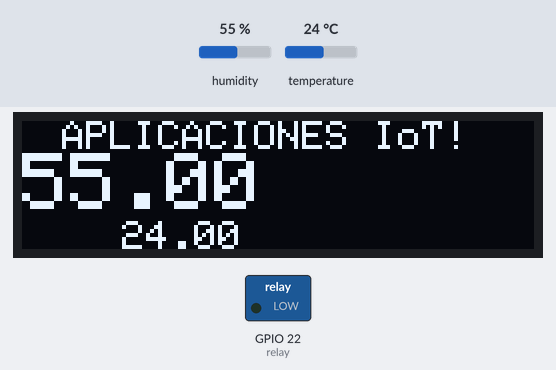
A sketch run on a simulated ESP32. On the bench: 128×32 one-colour display, switched loads named in the sketch (green lamp = pin HIGH). The test bench sets the inputs (shaded band); at power-on: humidity 55 %, temperature 24 °C. WiFi joins after 1.5 s; servers stay silent unless stated; what the sketch prints to the serial monitor is not drawn.

Above: at 6.6 s.
6.7 s: humidity set to 22 %
At 13.5 s:
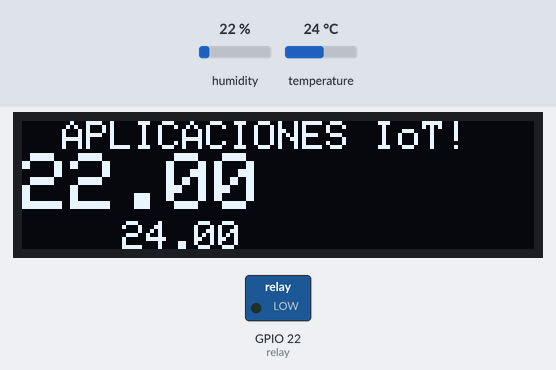
14.2 s: temperature set to 12 °C
At 19.8 s:
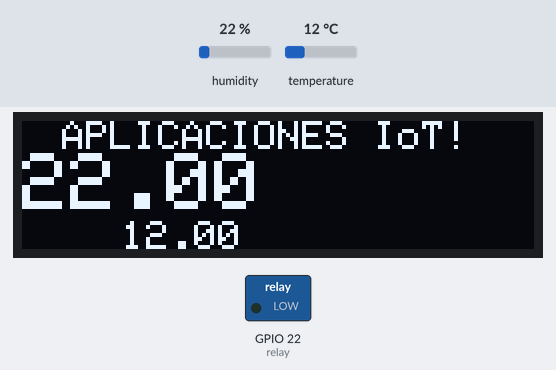
21.7 s: humidity set to 40 %
At 26.1 s:
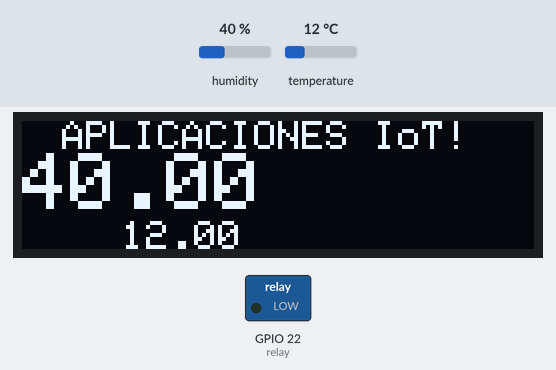
29.2 s: temperature set to 19 °C
At 33.5 s:
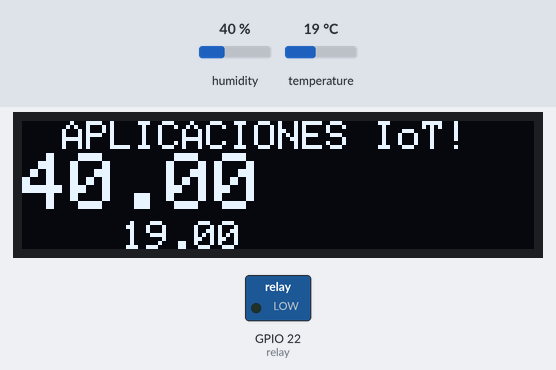
Timing chart, 0 to 35.0 s (numbered marks = the images above; inputs shaded):
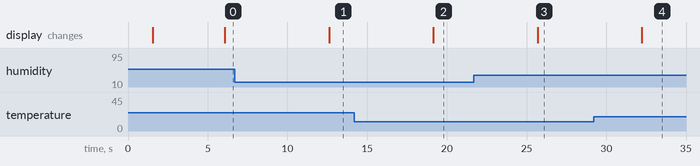

The sketch:

PB4.1.ino
```cpp
#include <SPI.h>
#include <Wire.h>
#include <FirebaseESP32.h>
#include <WiFi.h>
#include <Adafruit_GFX.h>
#include <Adafruit_SSD1306.h>
#define Largo_Pantalla 128 // Largo de la pantalla en pixeles
#define Ancho_Pantalla 32 // Ancho de la pantalla en pixeles
// Declaramos los parámetros para display SSD1306 conectado al I2C del ESP32 que son pines SDA (GPIO21)y SCL (GPIO 22)
#define Reset_Oled 4 // pin 4 definido para borrar la pantalla
#define FIREBASE_HOST "https://grupot207aplicaciones-9fcc5-default-rtdb.firebaseio.com/" //nombre proyecto Firebase
#define FIREBASE_Authorization_key "QMnJNlbnp3V8b1oWdHLYg8QJbGsicnHUAe1c2XRH"
#define WIFI_SSID "UTEQ-Alumnos" // Modificar el nombre del proveedor de servicios internet
#define WIFI_PASSWORD "" // Modificar el password del Wifi
FirebaseData firebaseData;
FirebaseJson json;
#include <Adafruit_Sensor.h>
#include "DHT.h"
#define DHTPIN 4
#define DHTTYPE DHT11
Adafruit_SSD1306 display(Largo_Pantalla, Ancho_Pantalla, &Wire, Reset_Oled);
DHT dht(DHTPIN, DHTTYPE); // dht(puerto, dispositivo) instancia de la
//clase DHT
const int relay=22;
void setup() {
Serial.begin(9600);

pinMode(relay,OUTPUT); // puerto GPIO digital que va al Sorce //del Relay
Serial.println("Prueba DHT");
dht.begin(); // inicializa el sensor.
WiFi.begin (WIFI_SSID, WIFI_PASSWORD);
Serial.print("Connecting...");
while (WiFi.status() != WL_CONNECTED)
{
Serial.print(".");
delay(300);
}
Serial.println();
Serial.print("IP Address: ");
Serial.println(WiFi.localIP());
Serial.println();
Firebase.begin(FIREBASE_HOST,FIREBASE_Authorization_key);

if(!display.begin(SSD1306_SWITCHCAPVCC, 0x3C)) { // direccion del display 0x3C para el OLED de 128x32
Serial.println(F("Existe falla en el SSD1306"));
for(;;); // si falla se marca un loop infinito


}
// Limpia el buffer
display.clearDisplay(); // clearDisplay() borra lo que está en el buffer y pantalla. //
//Dibuja un punto en la pantalla/
display.drawPixel(10,30, SSD1306_WHITE); // Muestra un pixel en la posición X=10 y Y=30
display.display();
delay(2000);
}
void loop() {
  delay(2000); //requiere de dos segundos para realizar la lectura.
  float h= dht.readHumidity(); // Método readHumedity() para obtener la
//humedad //ambiente
float t = dht.readTemperature(); // Método readTemperature() obtiene la
//temperatura
if(isnan(h) || isnan(t)) { // isnan() verifica que lleguen los dos valores
Serial.println(F("Falla en la lectura del sensor, verifica librería y conexión"));
return;
}
Serial.print(" Humedad: ");
Serial.print(h); //se imprime la temperatura en el serial
Serial.println("%");
Serial.print(" Temepratura: ");
Serial.print(t); //se imprime la temperatura en el serial
Serial.println("°C");

Serial.println();
Firebase.setFloat(firebaseData, "/MiESP32/Humedad", h);
Firebase.setFloat(firebaseData, "/MiESP32/Temperatura", t);
delay(200);
display.clearDisplay(); // Limpia en inicio la pantalla
display.setTextSize(1); // 1 es la escala normal
display.setTextColor(SSD1306_WHITE); // Escribe texto en azul sobre fondo negro
display.setCursor(10,0); // X=10 y Y=0
display.println(F("APLICACIONES IoT!"));
/* --------------------------------------------------------- */
display.setTextSize(2); // 2 escala más grande del texto
display.setTextColor(SSD1306_WHITE);
display.println(h);
/*------------------------------------------------------------*/
display.setTextSize(1); // método setTextSize(tamaño_texto)
display.setTextColor(SSD1306_WHITE); // INTERCAMBIANDO LOS COLORES
display.setCursor(25,25); // coordenadas (x,y) para localizar texto en pantalla
display.println( t); //Este permite visualizar el dato en la pantalla.
display.display();
delay(3000);
//display.invertDisplay(true); // elimina los comentarios para ver otra forma de trabajar del display
//delay(1000); // elimina las barras al inicio para que veas la función
display.invertDisplay(false);
delay(1000);
}
```

Measured:
- after the input at 6.7 s, the display: changes after 5.9 s (image 1)
- after the input at 14.2 s, the display: changes after 5.0 s (image 2)
- after the input at 21.7 s, the display: changes after 4.0 s (image 3)
- after the input at 29.2 s, the display: changes after 3.0 s (image 4)
